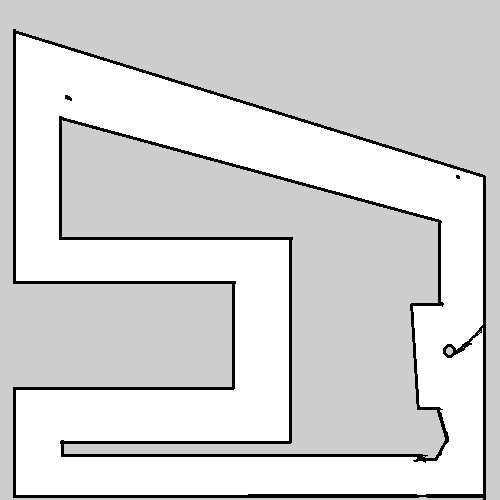
#> input picture map.png, 500 x 500 px
$ jupyter execute --allow-errors Untitled.ipynb
#> lines starting #> are read from the running program, lines starting #| are printed output that depends on the picture; after the words box and inside, x2 and y2 are one past the last pixel; in counts of white or black regions, pixels touching at a corner belong together
### env.py
"""
Gymnasium environment for RL car training with virtual LD19 lidar.

Components:
- VirtualLD19: vectorized 2D ray-casting lidar matching LD19 specs
- LidarCarEnv: bicycle-model car with rectangular (oriented) collision check
"""
import numpy as np
import gymnasium as gym
from gymnasium import spaces
from PIL import Image


class VirtualLD19:
    """
    Simulates an LD19 lidar by casting rays into a 2D occupancy grid.
    Vectorized version - all 450 rays computed in parallel using numpy.
    """

    def __init__(self, grid, resolution=0.05):
        # grid: 2D numpy array, 1 = wall, 0 = free space
        # resolution: meters per pixel
        self.grid = grid
        self.resolution = resolution
        self.height, self.width = grid.shape

        # LD19 specs
        self.num_rays = 450
        self.max_range = 12.0
        self.min_range = 0.02
        self.ray_angles = np.linspace(0, 2 * np.pi, self.num_rays, endpoint=False)

        # Pre-compute step distances along each ray (in meters)
        step_size = resolution * 0.5
        self.num_steps = int(self.max_range / step_size)
        self.step_distances = np.arange(1, self.num_steps + 1) * step_size

        # Noise parameters from LD19 datasheet
        self.range_noise_std = 0.010              # 10mm standard deviation
        self.angle_noise_std = np.deg2rad(2.0)    # ±2° angular error

    def scan(self, x, y, theta):
        """Vectorized scan: cast all 450 rays simultaneously."""
        # Add angular noise to each ray
        angles = (theta + self.ray_angles +
                  np.random.normal(0, self.angle_noise_std, self.num_rays))

        # Compute (x, y) at each step distance for every ray
        cos_a = np.cos(angles)[:, None]
        sin_a = np.sin(angles)[:, None]
        ray_xs = x + cos_a * self.step_distances[None, :]
        ray_ys = y + sin_a * self.step_distances[None, :]

        # Convert to pixel indices
        px = (ray_xs / self.resolution).astype(np.int32)
        py = (ray_ys / self.resolution).astype(np.int32)

        # Mark out-of-bounds as walls
        out_of_bounds = (px < 0) | (px >= self.width) | (py < 0) | (py >= self.height)
        px = np.clip(px, 0, self.width - 1)
        py = np.clip(py, 0, self.height - 1)

        # Sample the grid: 1 = wall hit
        hits = self.grid[py, px] | out_of_bounds.astype(np.uint8)

        # Find first hit per ray
        any_hit = hits.any(axis=1)
        first_hit_idx = hits.argmax(axis=1)

        # Distance to first hit (or max_range if no hit)
        ranges = np.where(
            any_hit,
            self.step_distances[first_hit_idx],
            self.max_range
        )

        # Add range noise and clip
        ranges = ranges + np.random.normal(0, self.range_noise_std, self.num_rays)
        ranges = np.clip(ranges, self.min_range, self.max_range)

        return ranges


class LidarCarEnv(gym.Env):
    """
    A 2D car in a 2D map, controlled by [steering, throttle].
    Observation = downsampled lidar scan + velocity + previous action.
    Reward = forward speed - wall proximity penalty - jerky steering penalty - idle penalty.
    Collision check uses an oriented (rotating) rectangular footprint.
    """

    metadata = {"render_modes": ["human"]}

    def __init__(self, map_path, resolution=0.05):
        super().__init__()

        # --- Load the map ---
        img = np.array(Image.open(map_path).convert('L'))
        self.grid = (img < 240).astype(np.uint8)  # 1 = wall, 0 = free
        self.resolution = resolution
        self.map_h, self.map_w = self.grid.shape

        # --- Create lidar ---
        self.lidar = VirtualLD19(self.grid, resolution)
        self.num_rays_obs = 50  # downsample 450 -> 50 (450/50 = 9 per bin)

        # --- Car physical parameters ---
        self.dt = 0.1                       # 10 Hz, matches LD19 scan rate
        self.max_steer = np.deg2rad(30)     # ±30° steering
        self.max_accel = 2.0                # m/s²
        self.max_speed = 3.0                # m/s
        self.wheelbase = 0.3                # 30cm front-to-rear
        self.car_length = 0.40              # 40cm long
        self.car_width = 0.20               # 20cm wide
        # Diagonal half-length used for spawn-margin check
        self.car_radius = 0.5 * np.hypot(self.car_length, self.car_width)

        # --- Episode parameters ---
        self.max_steps = 1000   # 100 seconds at 10 Hz

        # --- Spaces ---
        # 50 lidar + 1 velocity + 2 prev action = 53
        self.observation_space = spaces.Box(
            low=0.0, high=1.0, shape=(53,), dtype=np.float32
        )
        # [steering, throttle], both in [-1, 1]
        self.action_space = spaces.Box(
            low=-1.0, high=1.0, shape=(2,), dtype=np.float32
        )

        # State (set in reset)
        self.x = 0.0
        self.y = 0.0
        self.theta = 0.0
        self.v = 0.0
        self.prev_action = np.zeros(2, dtype=np.float32)
        self.steps = 0
        self.last_scan = None

    # [132 lines left out: functions _find_free_spawn, _check_collision, _get_observation, reset, step, not called in this run]

### Untitled.ipynb
[cell 1]
import numpy as np
from PIL import Image
from env import VirtualLD19

# Load your map
img = np.array(Image.open('map.png').convert('L'))
print(f"Map size: {img.shape}")
#| Map size: (500, 500)
print(f"Pixel value range: {img.min()} to {img.max()}")
#| Pixel value range: 0 to 255

# Convert to walls (1) and free space (0)
# We treat anything darker than mid-grey as a wall
grid = (img < 240).astype(np.uint8)
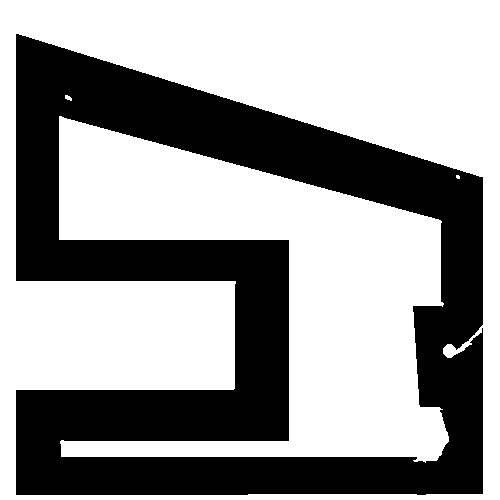
#> grid: shape (500, 500); values 0 (black) and 1 (white), 61.8% white; 1 black region, box (x1, y1, x2, y2) and area: (16, 34, 483, 495) 95569
print(f"Walls: {grid.sum()} pixels, Free: {(grid==0).sum()} pixels")
#| Walls: 154431 pixels, Free: 95569 pixels

# Create the lidar
lidar = VirtualLD19(grid, resolution=0.05)

# Try a scan from somewhere in your map
# Pick a position - we need to find a free spot first
free_pixels = np.argwhere(grid == 0)
#> free_pixels = 95569 pairs, first value 34 to 494, second value 16 to 482
py, px = free_pixels[len(free_pixels) // 2]  # pick a middle one
#> py = 279; px = 220
x = px * 0.05
#> x = 11
y = py * 0.05
#> y = 13.95
print(f"\nScanning from world position ({x:.2f}m, {y:.2f}m)")
#| Scanning from world position (11.00m, 13.95m)
print(f"  (which is pixel ({px}, {py}) on the map)")
#|   (which is pixel (220, 279) on the map)

# Run a scan
scan = lidar.scan(x, y, theta=0.0)
#> in scan, `ray_xs = x + cos_a * self.step_distances[None, :]`:
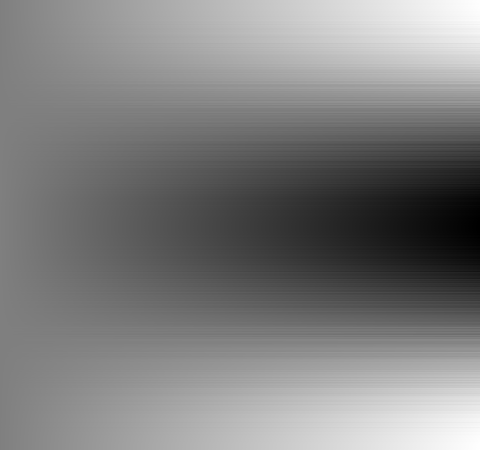
#> ray_xs: shape (450, 480) float64; min -1, max 23, mean 11; drawn with min black and max white
#> in scan, `ray_ys = y + sin_a * self.step_distances[None, :]`:
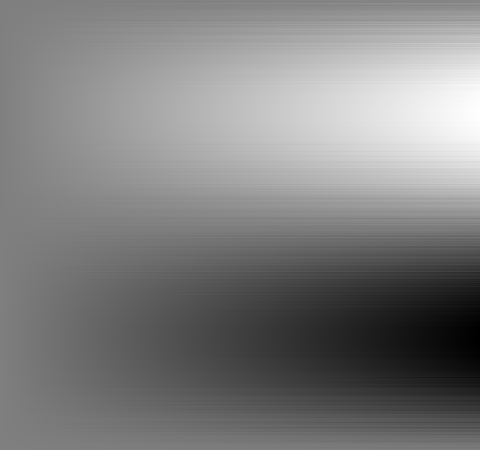
#> ray_ys: shape (450, 480) float64; min 1.95, max 25.95, mean 14; drawn with min black and max white
#> in scan, `out_of_bounds = (px < 0) | (px >= self.width) | (py < 0) | (py >= self..`: out_of_bounds: shape (450, 480) bool; 1.4% white; 3 white regions (1 under 20 px), largest, box (x1, y1, x2, y2) and area: (442, 196, 480, 254) 1541, (442, 84, 480, 141) 1540
#> in scan, `hits = self.grid[py, px] | out_of_bounds.astype(np.uint8)`:
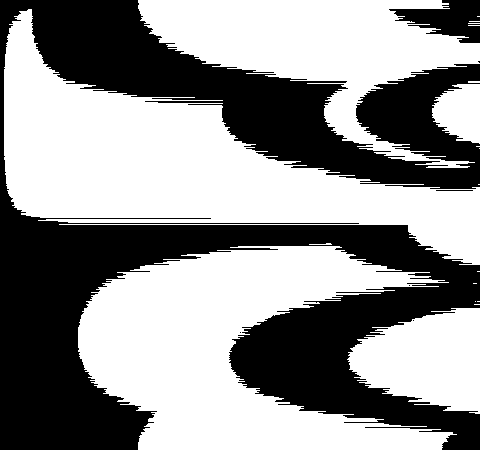
#> hits: shape (450, 480); values 0 (black) and 1 (white), 57.3% white; 7 black regions (4 under 20 px), largest, box (x1, y1, x2, y2) and area: (0, 0, 480, 450) 90023, (389, 0, 480, 43) 2204, (436, 190, 473, 191) 37
#> in scan, `first_hit_idx = hits.argmax(axis=1)`: first_hit_idx = 450 values, max 419 at index 242, min 4 at index 67, mean 79.1
#> in scan, `ranges = np.where( any_hit, self.step_distances[first_hit_idx], self.m..`: ranges = 450 values, max 10.5 at index 242, min 0.125 at index 67, mean 2
#> in scan, `ranges = ranges + np.random.normal(0, self.range_noise_std, self.num_r..`: ranges = 450 values, max 10.49 at index 245, min 0.0945 at index 139, mean 2
#> scan has the same summary as ranges in scan

print(f"\nScan results:")
print(f"  Number of rays: {len(scan)}")
#|   Number of rays: 450
print(f"  Min distance: {scan.min():.2f}m")
#|   Min distance: 0.09m
print(f"  Max distance: {scan.max():.2f}m")
#|   Max distance: 10.49m
print(f"  Mean distance: {scan.mean():.2f}m")
#|   Mean distance: 2.00m

[cell 2]
import numpy as np
import matplotlib.pyplot as plt
from PIL import Image
from scipy import ndimage
from env import VirtualLD19

# Load map
img = np.array(Image.open('map.png').convert('L'))
grid = (img < 240).astype(np.uint8)
resolution = 0.05

# Create lidar
lidar = VirtualLD19(grid, resolution)

# Find a spot far from any wall using distance transform
# This finds the pixel that's deepest inside the corridor
dist_to_wall = ndimage.distance_transform_edt(grid == 0)
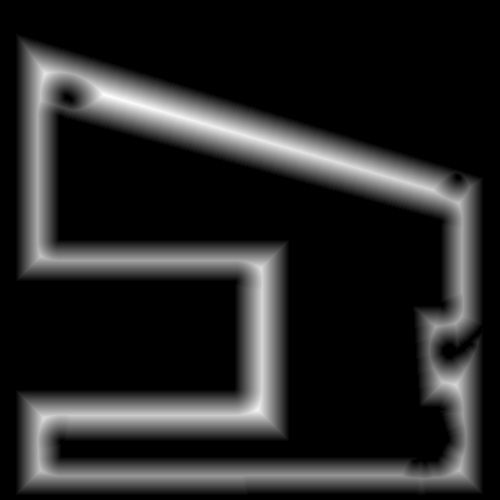
#> dist_to_wall: shape (500, 500) float64; min 0, max 32.57, mean 4.7; drawn with min black and max white
py, px = np.unravel_index(np.argmax(dist_to_wall), dist_to_wall.shape)
#> py = 95; px = 106
x, y = px * resolution, py * resolution
#> x = 5.3; y = 4.75
theta = 0.0

print(f"Spawning car at world ({x:.2f}m, {y:.2f}m)")
#| Spawning car at world (5.30m, 4.75m)
print(f"Distance to nearest wall: {dist_to_wall[py, px] * resolution:.2f}m")
#| Distance to nearest wall: 1.63m

# Scan
scan = lidar.scan(x, y, theta)
#> call 2 of scan, with x = 5.3, y = 4.75, theta = 0
#> in scan (call 2), `out_of_bounds = (px < 0) | (px >= self.width) | (py < 0) | (py >= self..`:
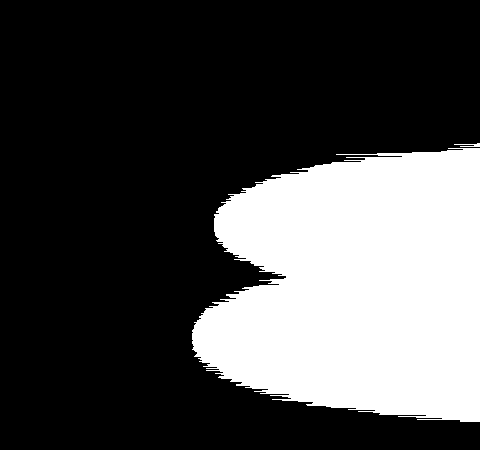
#> out_of_bounds: shape (450, 480) bool; 29.1% white; 2 white regions, box (x1, y1, x2, y2) and area: (192, 148, 480, 422) 62867, (454, 143, 480, 147) 55
#> in scan (call 2), `px = np.clip(px, 0, self.width - 1)`:
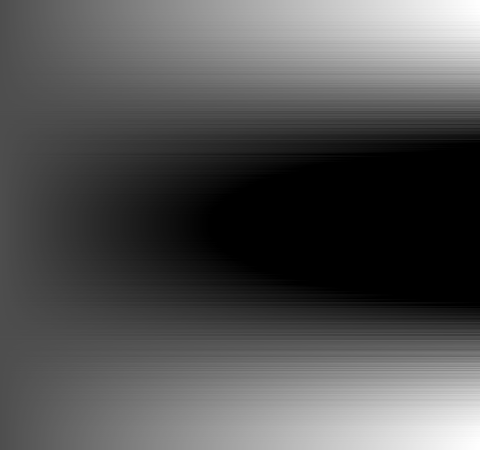
#> px: shape (450, 480) int32; min 0, max 345, mean 113; drawn with min black and max white
#> in scan (call 2), `py = np.clip(py, 0, self.height - 1)`:
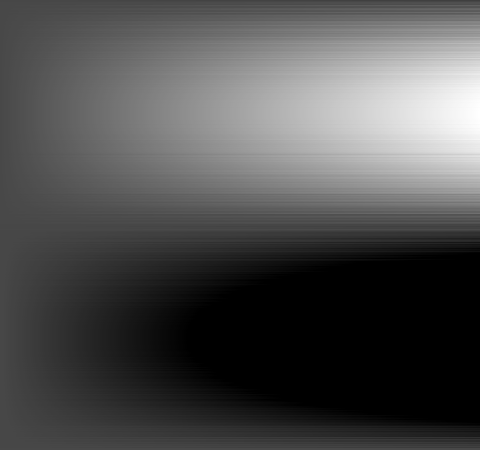
#> py: shape (450, 480) int32; min 0, max 334, mean 103.9; drawn with min black and max white
#> in scan (call 2), `hits = self.grid[py, px] | out_of_bounds.astype(np.uint8)`:
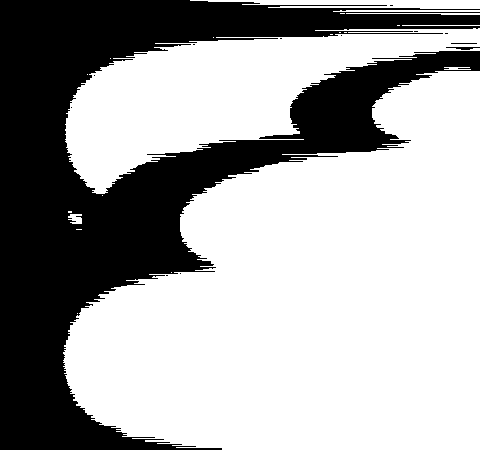
#> hits: shape (450, 480); values 0 (black) and 1 (white), 65.2% white; 13 black regions (10 under 20 px), largest, box (x1, y1, x2, y2) and area: (0, 0, 480, 450) 75100, (446, 47, 480, 50) 60, (451, 43, 477, 44) 26
#> in scan (call 2), `first_hit_idx = hits.argmax(axis=1)`: first_hit_idx = 450 values, max 473 at index 28, min 0 at index 9, mean 115
#> in scan (call 2), `ranges = np.where( any_hit, self.step_distances[first_hit_idx], self.m..`: ranges = 450 values, max 12 at index 9, min 1.6 at index 352, mean 3.27
#> in scan (call 2), `ranges = ranges + np.random.normal(0, self.range_noise_std, self.num_r..`: ranges = 450 values, max 12.02 at index 23, min 1.59 at index 362, mean 3.27
#> in scan (call 2), `ranges = np.clip(ranges, self.min_range, self.max_range)`: ranges = 450 values, max 12 at index 17, min 1.59 at index 362, mean 3.27
#> scan has the same summary as ranges in scan

# Plot
fig, ax = plt.subplots(figsize=(10, 10))
ax.imshow(img, cmap='gray',
          extent=[0, grid.shape[1] * resolution,
                  grid.shape[0] * resolution, 0])

# Draw lidar rays
for i, ray_angle in enumerate(lidar.ray_angles):
    world_angle = theta + ray_angle
    end_x = x + scan[i] * np.cos(world_angle)
    end_y = y + scan[i] * np.sin(world_angle)
    ax.plot([x, end_x], [y, end_y], 'b-', alpha=0.3, linewidth=0.5)
#> this loop made 450 passes
#> (ray_angle, world_angle, end_x, end_y) on passes 1 to 3: (0, 0, 10.07, 4.75), (0.014, 0.014, 10.55, 4.82), (0.0279, 0.0279, 11.68, 4.93)

# Draw car
ax.plot(x, y, 'ro', markersize=10)
ax.plot([x, x + 0.5*np.cos(theta)], [y, y + 0.5*np.sin(theta)], 'r-', linewidth=2)

ax.set_title(f'Virtual LD19 scan from open area (450 rays, max range {lidar.max_range}m)')
ax.set_xlabel('X (meters)')
ax.set_ylabel('Y (meters)')
plt.savefig('scan_test2.png', dpi=80)
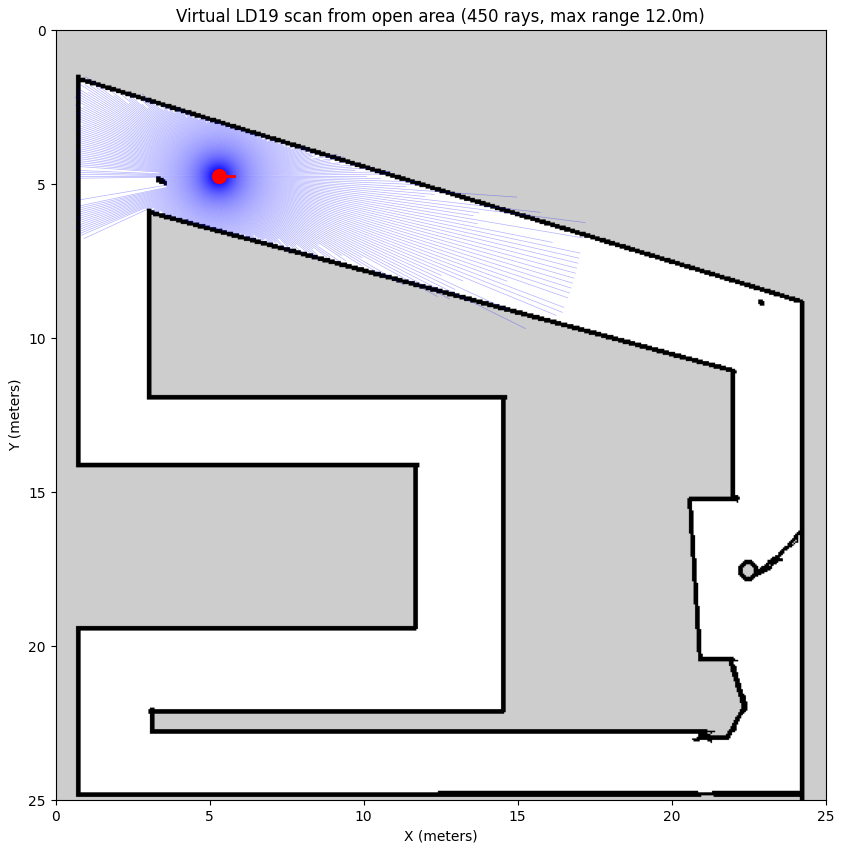
#> figure drawn by matplotlib, 1 panel
plt.show()

[cell 3]
import numpy as np
from env import LidarCarEnv

# Create environment
#> (the rest of this cell did not finish here and is left out)


print("=" * 50)
print("Environment created successfully")
print(f"Observation space: {env.observation_space.shape}")
print(f"Action space: {env.action_space.shape}")
print("=" * 50)

# Reset
obs, info = env.reset()
print(f"\nFirst observation:")
print(f"  Shape: {obs.shape}")
print(f"  Range: [{obs.min():.3f}, {obs.max():.3f}]")
print(f"  First 5 values (lidar): {obs[:5]}")
print(f"  Velocity (index 50): {obs[50]:.3f}")
print(f"  Prev action (last 2): {obs[51:]}")

# Drive forward for a few steps
print(f"\nDriving forward (action=[0, 0.8]):")
for i in range(10):
    action = np.array([0.0, 0.8], dtype=np.float32)  # straight + accelerate
    obs, reward, term, trunc, info = env.step(action)
    print(f"  Step {i+1}: pos=({info['x']:.2f}, {info['y']:.2f}), "
          f"v={info['v']:.2f}m/s, reward={reward:+.3f}, "
          f"collided={info['collided']}")
    if term:
        print("  CRASHED!")
        break

# Try a random policy episode
print(f"\nRandom action episode:")
obs, info = env.reset()
total_reward = 0
for step in range(100):
    action = env.action_space.sample()  # random action
    obs, reward, term, trunc, info = env.step(action)
    total_reward += reward
    if term or trunc:
        break
print(f"  Survived {step+1} steps, total reward: {total_reward:+.2f}")
print(f"  Ended because: {'collision' if term else 'timeout'}")

[cell 4]
"""
Trains a PPO agent on the LidarCarEnv.
Run: python train.py
"""
import os
from stable_baselines3 import PPO
from stable_baselines3.common.vec_env import DummyVecEnv, VecFrameStack, VecMonitor
from stable_baselines3.common.callbacks import EvalCallback, CheckpointCallback
from env import LidarCarEnv


def make_env():
    """Factory function that creates one environment instance."""
    return LidarCarEnv('map.png')


# --- Set up the training environment ---
# DummyVecEnv: wraps our env in SB3's vectorized format (required)
# VecMonitor: tracks episode rewards and lengths
# VecFrameStack: stacks the last 4 observations so the policy can sense motion
#> (the rest of this cell did not finish here and is left out)

[cell 5]
# test_collision.py
import numpy as np
from env import LidarCarEnv

#> (the rest of this cell did not finish here and is left out)
